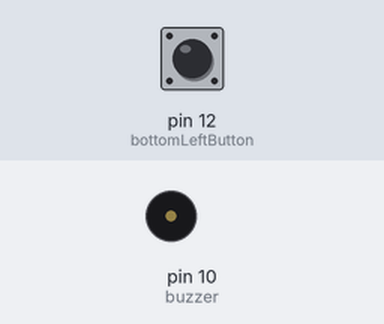
Recording of a sketch running on a simulated Arduino Uno, built with avr-gcc and run on an emulated ATmega328P. On the bench: buzzer (waves = sounding). The test bench sets the inputs (shaded band); at power-on: pin 12 (bottomLeftButton) HIGH.

Above: at 1.2 s.
1.3 s: pin 12 (bottomLeftButton) pulled LOW for 0.15 s
At 1.4 s:
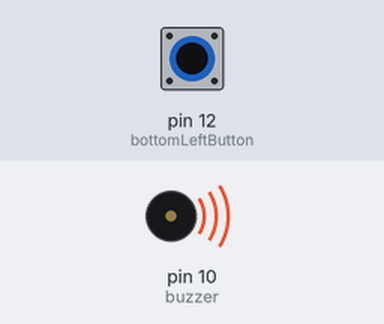
3.0 s: pin 12 (bottomLeftButton) pulled LOW for 3.2 s
At 7.5 s:
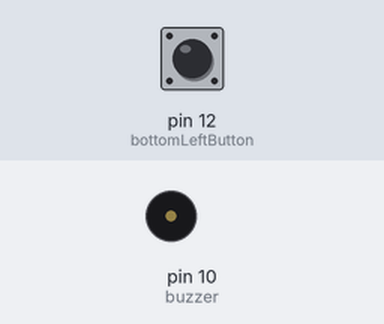
Timing chart, 0 to 9.0 s (numbered marks = the images above; inputs shaded):
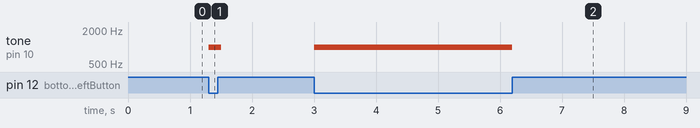

The sketch:

TestBuzzer.ino
```cpp
int bottomLeftButton = 12;
int buzzer = 10;

void setup()
{
  pinMode(buzzer, OUTPUT);
  pinMode(bottomLeftButton, INPUT_PULLUP);
}

void loop()
{
  if (digitalRead(bottomLeftButton) == LOW)
  {
    tone(buzzer,1000);
  }
  else
  {
    noTone(buzzer);
  }
  delay(100);
}
```

Measured:
- after the input at 1.3 s, tone on pin 10 (buzzer): silent → 1000 Hz at once, → silent 0.20 s later
- after the input at 3.0 s, tone on pin 10 (buzzer): silent → 1000 Hz at once, → silent 3.2 s later
